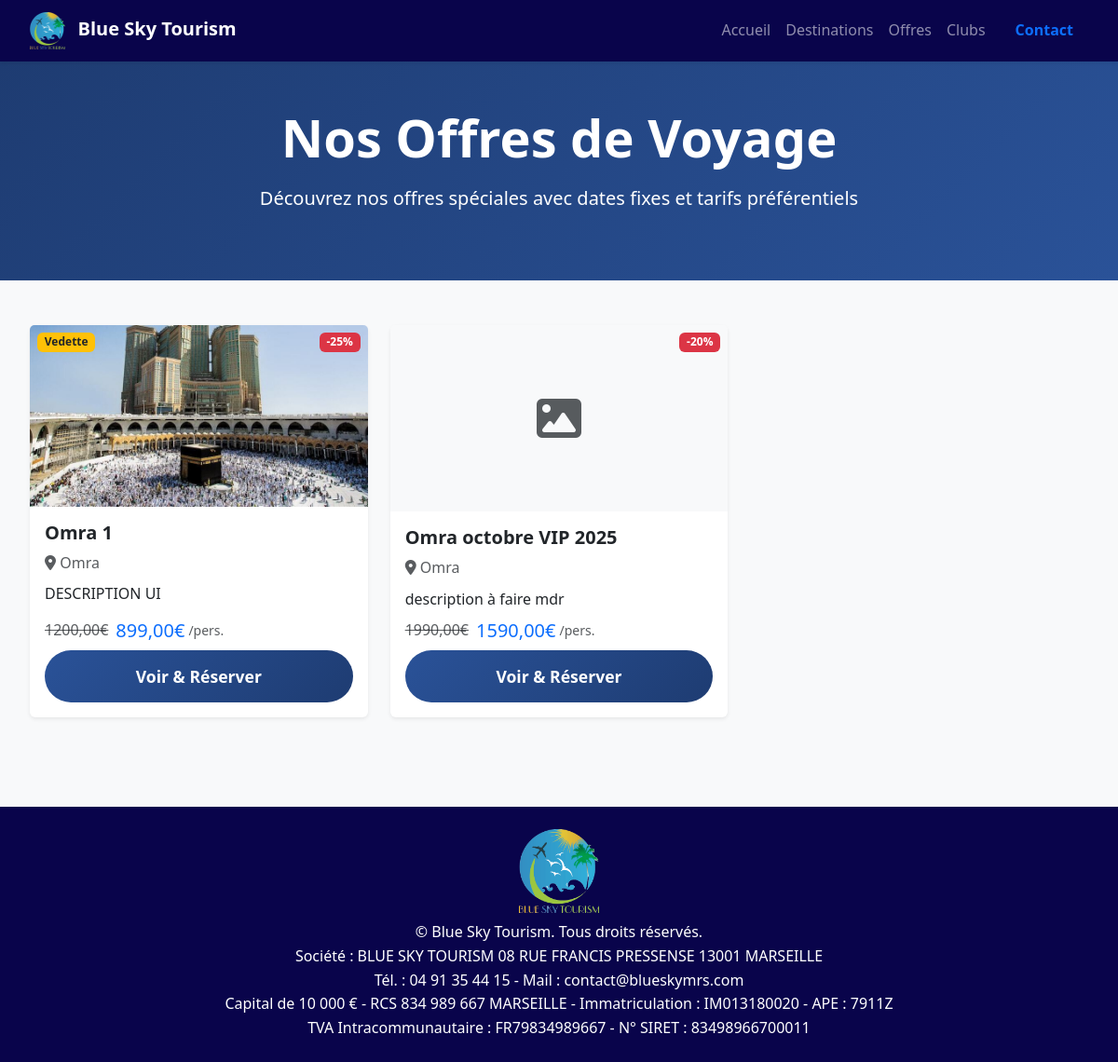
Page /offres/ on the committed database.
### tourism/models.py (models this page shows, shortened)
class TravelOffer(models.Model):
    title = models.CharField(max_length=200)
    description = models.TextField(verbose_name="Description", blank=True)  # <-- AJOUT ICI
    destinations = models.ManyToManyField('Destination', related_name='offers', verbose_name="Destinations")
    hotels = models.ManyToManyField('Hotel', related_name='offers', verbose_name="Hôtels")
    departure_date = models.DateField(verbose_name="Date de départ")
    return_date = models.DateField(verbose_name="Date de retour")
    offer_price = models.DecimalField(max_digits=10, decimal_places=2, verbose_name="Prix par personne")
    original_price = models.DecimalField(max_digits=10, decimal_places=2, verbose_name="Prix original par personne")
    min_participants = models.IntegerField(default=1, verbose_name="Nombre minimum de participants")
    max_participants = models.IntegerField(verbose_name="Nombre maximum de participants")
    deposit_percentage = models.DecimalField(
        max_digits=5,
        decimal_places=2,
        default=Decimal('30.00'),
        validators=[MinValueValidator(0), MaxValueValidator(100)],
        verbose_name="Pourcentage d'acompte (%)"
    )
    deposit_amount = models.DecimalField(
        max_digits=10,
        decimal_places=2,
        null=True,
        blank=True,
        verbose_name="Montant d'acompte fixe (optionnel)"
    )
    included_services = models.TextField(verbose_name="Services inclus", blank=True)
    excluded_services = models.TextField(verbose_name="Services non inclus", blank=True)
    conditions = models.TextField(verbose_name="Conditions particulières", blank=True)
    is_active = models.BooleanField(default=True, verbose_name="Offre active")
    is_featured = models.BooleanField(default=False, verbose_name="Offre vedette")
    booking_deadline = models.DateField(verbose_name="Date limite de réservation", null=True, blank=True)
    image = models.ImageField(upload_to='offers/', blank=True, null=True, verbose_name="Image de l'offre")
    created_at = models.DateTimeField(auto_now_add=True)
    updated_at = models.DateTimeField(auto_now=True)
    class Meta:
        verbose_name = "Offre de Voyage"
        verbose_name_plural = "Offres de Voyage"
        ordering = ['departure_date', '-created_at']
    @property
    def discount_percentage(self):
        if self.original_price > self.offer_price:
            return round(((self.original_price - self.offer_price) / self.original_price) * 100)
        return 0

class Destination(models.Model):
    name = models.CharField(max_length=200, verbose_name="Nom de la destination")
    location = models.CharField(max_length=200, verbose_name="Lieu")
    description = models.TextField(verbose_name="Description", blank=True)  # <-- AJOUT ICI
    hotels = models.ManyToManyField('Hotel', verbose_name="Hôtels", related_name="destinations", blank=True)
    duration_days = models.IntegerField(verbose_name="Durée en jours")
    duration_nights = models.IntegerField(verbose_name="Durée en nuits")
    package_type = models.CharField(max_length=100, default="Tout inclus")
    departure_city = models.CharField(max_length=100, verbose_name="Ville de départ")
    original_price = models.DecimalField(max_digits=10, decimal_places=2, verbose_name="Prix original")
    current_price = models.DecimalField(max_digits=10, decimal_places=2, verbose_name="Prix actuel")
    image = models.ImageField(upload_to='destinations/', blank=True, null=True)
    icon_class = models.CharField(max_length=100, default="fas fa-umbrella-beach")
    is_featured = models.BooleanField(default=False, verbose_name="Destination phare")
    created_at = models.DateTimeField(auto_now_add=True)
    updated_at = models.DateTimeField(auto_now=True)
    class Meta:
        verbose_name = "Destination"
        verbose_name_plural = "Destinations"
        ordering = ['-created_at']

### tourism/views.py (the view)
# urls.py: path('offres/', views.offers_list, name='offers_list'),
def offers_list(request):
    offers = TravelOffer.objects.filter(is_active=True).order_by('-is_featured', 'departure_date')
    offer_type = request.GET.get('type')
    if offer_type:
        offers = offers.filter(offer_type=offer_type)
    context = {
        'offers': offers,
        'selected_type': offer_type,
    }
    return render(request, 'tourism/offers_list.html', context)

### templates/tourism/offers_list.html (shortened to what this page needs)
{% extends 'tourism/base.html' %}
{% load static %}
{% block content %}
<section class="py-5 text-center text-white" style="background: linear-gradient(135deg, #1e3c72 0%, #2a5298 100%);">
  <div class="container">
    <h1 class="display-4 fw-bold mb-3">Nos Offres de Voyage</h1>
    <p class="lead mb-4">Découvrez nos offres spéciales avec dates fixes et tarifs préférentiels</p>
  </div>
</section>
<div class="container py-5">
  <div class="row g-4">
    {% for offer in offers %}
    <div class="col-lg-4 col-md-6">
      <div class="card shadow-sm h-100">
        <div class="position-relative">
          {% if offer.image %}
            <img src="{{ offer.image.url }}" class="card-img-top" alt="{{ offer.title }}">
          {% else %}
            <div class="card-img-top bg-light d-flex align-items-center justify-content-center" style="height: 200px;">
              <i class="fas fa-image fa-3x text-muted"></i>
            </div>
          {% endif %}
          {% if offer.discount_percentage > 0 %}
            <span class="badge bg-danger position-absolute top-0 end-0 m-2">-{{ offer.discount_percentage }}%</span>
          {% endif %}
          {% if offer.is_featured %}
            <span class="badge bg-warning text-dark position-absolute top-0 start-0 m-2">Vedette</span>
          {% endif %}
        </div>
        <div class="card-body d-flex flex-column">
          <h5 class="card-title fw-bold">{{ offer.title }}</h5>
          <p class="card-text text-muted mb-2"><i class="fas fa-map-marker-alt"></i> {% for d in offer.destinations.all %}{{ d.name }}{% if not forloop.last %}, {% endif %}{% endfor %}</p>
          <p class="mb-2">{{ offer.description|truncatewords:20 }}</p>
          <div class="mt-auto">
            <div class="d-flex align-items-center mb-2">
              {% if offer.discount_percentage > 0 %}
                <span class="text-muted text-decoration-line-through me-2">{{ offer.original_price }}€</span>
              {% endif %}
              <span class="h5 text-primary mb-0">{{ offer.offer_price }}€</span>
              <small class="text-muted ms-1">/pers.</small>
            </div>
            <a href="{% url 'tourism:offer_detail' offer.id %}" class="btn btn-primary w-100 rounded-pill">Voir & Réserver</a>
          </div>
        </div>
      </div>
    </div>
    {% endfor %}
  </div>
</div>
{% endblock %}

### static/tourism/css/style.css (style rules this page uses)
* { margin: 0; padding: 0; box-sizing: border-box; }
body { font-family: "Segoe UI", Tahoma, Geneva, Verdana, sans-serif; line-height: 1.6; color: #333; }
.search-btn, .btn-primary { grid-column: 1 / -1; background: linear-gradient(135deg, #ff6b35, #f7931e); color: white; border: none; padding: 15px 30px; border-radius: 8px; font-size: 1.1rem; font-weight: 600; cursor: pointer; transition: transform 0.3s, box-shadow 0.3s; text-decoration: none; display: inline-block; text-align: center; }
.container { max-width: 1200px; margin: 0 auto; padding: 0 2rem; }
.card { border: none; box-shadow: 0 2px 10px rgba(0, 0, 0, 0.1); }
.btn { border-radius: 8px; font-weight: 600; transition: all 0.3s ease; }
.btn-primary { background: linear-gradient(135deg, #2a5298, #1e3c72); border: none; }

### rows in the picture
TravelOffer: image (picture), discount_percentage "25", is_featured "Vedette", title "Omra 1", description "DESCRIPTION UI", original_price "1200,00", offer_price "899,00"
Destination: name "Omra"
TravelOffer: discount_percentage "20", title "Omra octobre VIP 2025", description "description à faire mdr", original_price "1990,00", offer_price "1590,00"
